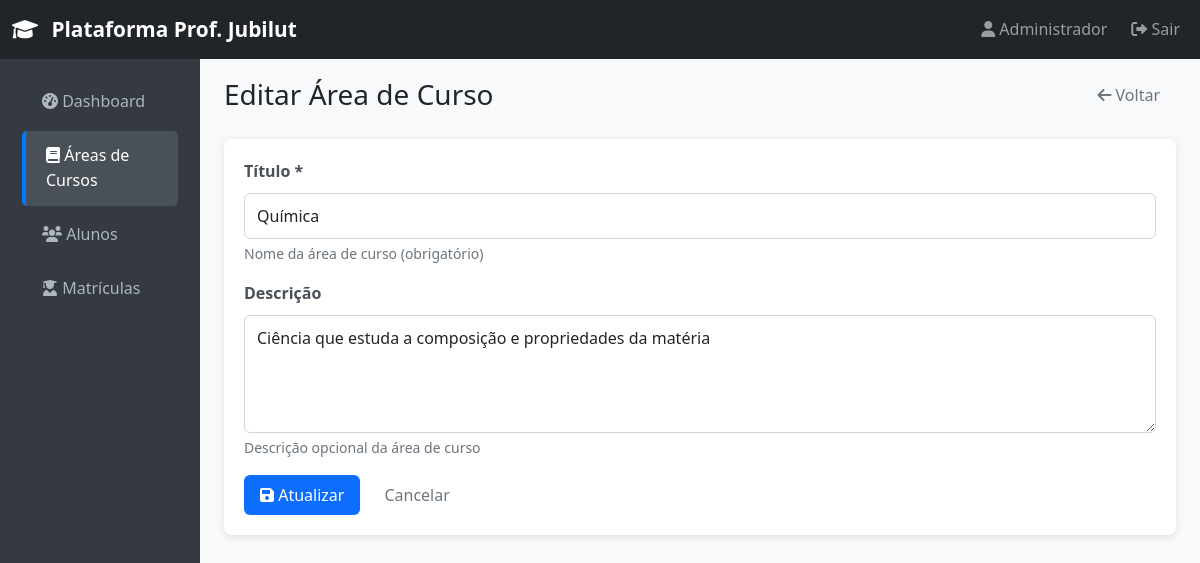
/areas/edit?id=2 (signed in), run on the app's committed database.
### tables this page shows
CREATE TABLE IF NOT EXISTS areas (
    id INT AUTO_INCREMENT PRIMARY KEY,
    titulo VARCHAR(255) NOT NULL,
    descricao TEXT,
    created_at TIMESTAMP DEFAULT CURRENT_TIMESTAMP,
    updated_at TIMESTAMP DEFAULT CURRENT_TIMESTAMP ON UPDATE CURRENT_TIMESTAMP
);

### app/Controllers/AreaController.php (called while the page is built, shortened)
<?php
class AreaController extends BaseController
{
    private $areaModel;
    public function __construct()
    {
        $this->areaModel = new Area();
    }
    public function edit()
    {
        $id = $_GET['id'] ?? null;
        $area = $this->areaModel->getById($id);
        $this->render('areas/edit', [
            'title' => 'Editar Área de Curso',
            'area' => $area
        ]);
    }
}

### app/Config/Database.php (called while the page is built, shortened)
<?php
class Database
{
    private static $instance = null;
    private $connection;
    private function __construct()
    {
        $host = $_ENV['DB_HOST'] ?? 'localhost';
        $dbname = $_ENV['DB_NAME'] ?? 'plataforma_ensino';
        $username = $_ENV['DB_USER'] ?? 'root';
        $password = $_ENV['DB_PASS'] ?? '';
        try {
            $this->connection = new \PDO(
                "mysql:host=$host;dbname=$dbname;charset=utf8",
                $username,
                $password,
                [
                    \PDO::ATTR_ERRMODE => \PDO::ERRMODE_EXCEPTION,
                    \PDO::ATTR_DEFAULT_FETCH_MODE => \PDO::FETCH_ASSOC,
                    \PDO::ATTR_EMULATE_PREPARES => false
                ]
            );
        } catch (\PDOException $e) {
            throw new \Exception("Erro na conexão com o banco de dados: " . $e->getMessage());
        }
    }
    public static function getInstance()
    {
        if (self::$instance === null) {
            self::$instance = new self();
        }
        return self::$instance;
    }
    public function getConnection()
    {
        return $this->connection;
    }
}

### app/Models/Area.php (called while the page is built, shortened)
<?php
class Area
{
    private $db;
    public function __construct()
    {
        $this->db = Database::getInstance()->getConnection();
    }
    public function getById($id)
    {
        $stmt = $this->db->prepare("SELECT * FROM areas WHERE id = ?");
        $stmt->execute([$id]);
        return $stmt->fetch();
    }
}

### app/Views/areas/edit.php (the view, shortened to what this page needs)
<div class="d-flex justify-content-between align-items-center mb-4">
    <h1 class="h3 mb-0">Editar Área de Curso</h1>
    <a href="/areas" class="btn btn-outline-secondary">
        <i class="fas fa-arrow-left"></i> Voltar
    </a>
</div>
<div class="card">
    <div class="card-body">
        <form method="POST" action="/areas/update">
            <div class="mb-3">
                <label for="titulo" class="form-label">Título *</label>
                <input type="text"
                       class="form-control"
                       id="titulo"
                       name="titulo"
                       required
                       maxlength="255"
                       value="<?= htmlspecialchars($area['titulo']) ?>"
                       placeholder="Ex: Biologia, Química, Física...">
                <div class="form-text">Nome da área de curso (obrigatório)</div>
            </div>
            <div class="mb-3">
                <label for="descricao" class="form-label">Descrição</label>
                <textarea class="form-control"
                          id="descricao"
                          name="descricao"
                          rows="4"
                          placeholder="Descreva brevemente o conteúdo desta área..."><?= htmlspecialchars($area['descricao'] ?? '') ?></textarea>
                <div class="form-text">Descrição opcional da área de curso</div>
            </div>
            <div class="d-flex gap-2">
                <button type="submit" class="btn btn-primary">
                    <i class="fas fa-save"></i> Atualizar
                </button>
                <a href="/areas" class="btn btn-outline-secondary">
                    Cancelar
                </a>
            </div>
        </form>
    </div>
</div>

### public/assets/css/style.css (style rules this page uses)
* { margin: 0; padding: 0; box-sizing: border-box; }
body { font-family: 'Segoe UI', Tahoma, Geneva, Verdana, sans-serif; line-height: 1.6; color: #212529; background: #f8f9fa; }
.card { border: none; border-radius: 8px; box-shadow: 0 2px 8px rgba(0, 0, 0, 0.1); }
.card-body { padding: 20px; }
.btn { border-radius: 6px; padding: 8px 16px; font-weight: 500; border: none; }
.form-control { border-radius: 6px; border: 1px solid #ced4da; padding: 10px 12px; }
.form-label { font-weight: 600; color: #495057; margin-bottom: 8px; }
h1, h2, h3, h4, h5, h6 { color: #212529; font-weight: 600; }

### data on the page
areas: titulo "Química", descricao "Ciência que estuda a composição e propriedades da matéria"
